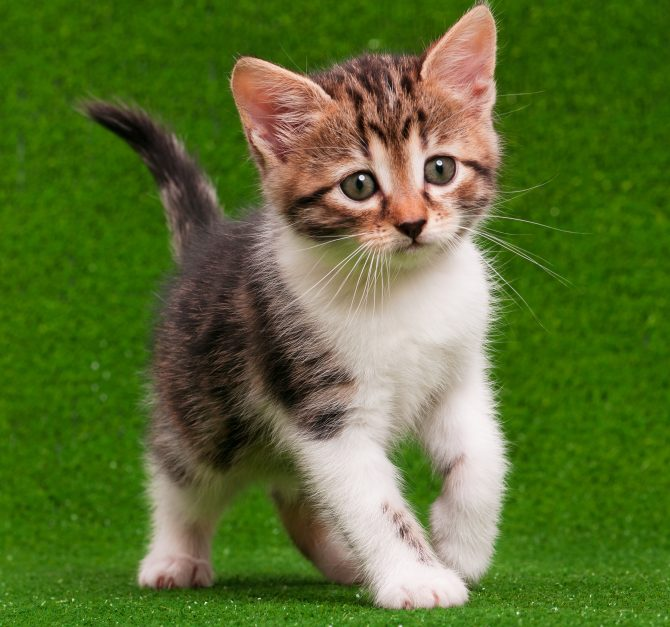
#> input picture 27 Sukma Gladys V/jobsheet 7/kitten.jpg, 670 x 627 px
$ jupyter execute --allow-errors tugas_js7.ipynb
#> lines starting #> are read from the running program, lines starting #| are printed output that depends on the picture
Tugas

Buatlah sebuah model K-Means dengan ketentuan,

Nomor 1

Gunakan data 'Mall_Customers.csv'

[cell 1]
# Persiapan data
import pandas as pd
import numpy as np
import matplotlib.pyplot as plt
from sklearn.cluster import KMeans

#> (the rest of this cell did not finish here and is left out)

Nomor 2

Tentukan fitur apa yang tepat untuk melakukan clustering (minimal 2)

#> (a cell that did not finish here is left out)

#> (a cell that did not finish here is left out)

[cell 4]
# Buat Model KMeans
# Kali ini kita coba menggunakan k=2 - anggap saja kita tidak tahu jumlah label ada 3 :)

from sklearn.cluster import KMeans

# Inisiasi obyek KMeans
cl_kmeans = KMeans(n_clusters=2)

# Fit dan predict model
#> (the rest of this cell did not finish here and is left out)

#> (a cell that did not finish here is left out)

#> (a cell that did not finish here is left out)

[cell 7]
# Implementasi Metode Elbow

# List nilai SSE
sse = []

# Cari k terbaik dari 1-10
K = range(1,10)

# Cek nilai SSE setiap k
#> (the rest of this cell did not finish here and is left out)

[cell 8]
# Cek Nilai SSE setiap k
for idx, sse_val in enumerate(sse, start=1):
    print(f'k={idx}; SSE={sse_val}')

Nomor 3

Buatlah model K-Means dengan mempertimbangkan jumlah  yang terbaik.

[cell 9]
import matplotlib.pyplot as plt
import seaborn as sns; sns.set()
import numpy as np

[cell 10]
from sklearn.datasets import make_blobs
X, y_true = make_blobs(n_samples=300, centers=4,
                       cluster_std=0.60, random_state=0)
plt.scatter(X[:, 0], X[:, 1], s=50);
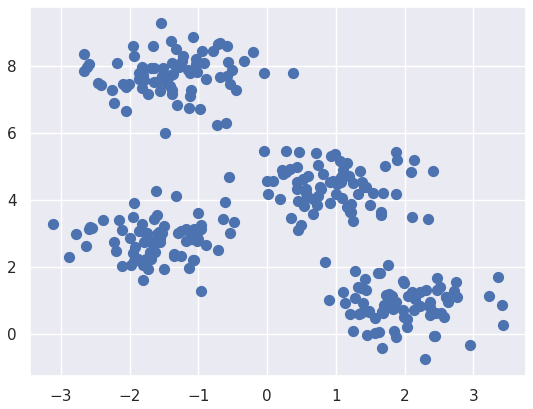
#> figure drawn by matplotlib, 1 panel

[cell 11]
from sklearn.cluster import KMeans
kmeans = KMeans(n_clusters=4)
kmeans.fit(X)
y_kmeans = kmeans.predict(X)

[cell 12]
plt.scatter(X[:, 0], X[:, 1], c=y_kmeans, s=50, cmap='viridis')

centers = kmeans.cluster_centers_
plt.scatter(centers[:, 0], centers[:, 1], c='black', s=200, alpha=0.5)
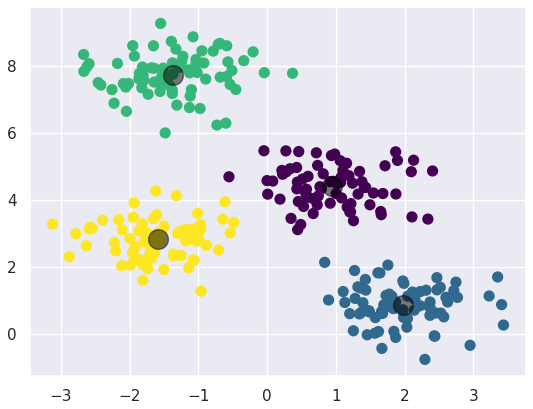
#> figure drawn by matplotlib, 1 panel

[cell 13]
labels = KMeans(6, random_state=0).fit_predict(X)
plt.scatter(X[:, 0], X[:, 1], c=labels, s=50, cmap='viridis');
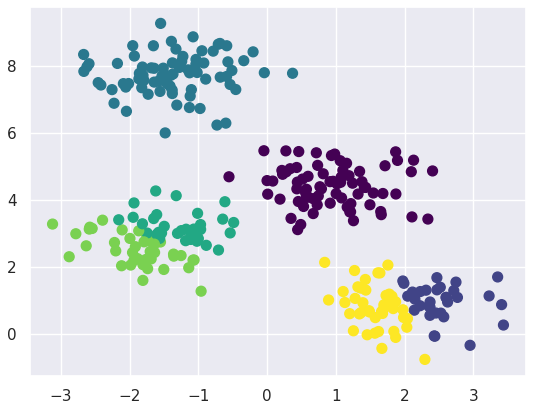
#> figure drawn by matplotlib, 1 panel

[cell 14]
from sklearn.datasets import make_moons
X, y = make_moons(200, noise=.05, random_state=0)

[cell 15]
labels = KMeans(2, random_state=0).fit_predict(X)
plt.scatter(X[:, 0], X[:, 1], c=labels,s=50, cmap='viridis');
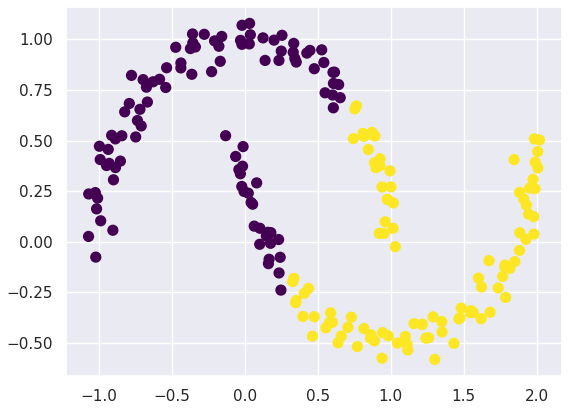
#> figure drawn by matplotlib, 1 panel

[cell 16]
from sklearn.cluster import SpectralClustering
model = SpectralClustering(n_clusters=2, affinity='nearest_neighbors',
                           assign_labels='kmeans')
labels = model.fit_predict(X)
plt.scatter(X[:, 0], X[:, 1], c=labels, s=50, cmap='viridis');

Nomor 4

Buatlah  implementasi model SOM untuk segmentasi citra lain

[cell 17]
import numpy as np
import matplotlib.pyplot as plt
from skimage import io

[cell 18]
# Fungsi untuk menginisialisasi bobot SOM
def initialize_weights(input_shape, output_shape):
    return np.random.rand(output_shape[0], output_shape[1], input_shape[2])

[cell 19]
# Fungsi untuk menghitung jarak antara vektor input dan bobot SOM
def calculate_distance(input_vector, weights):
    return np.linalg.norm(input_vector - weights, axis=2)

[cell 20]
# Fungsi untuk menemukan indeks unit pemenang (unit dengan bobot terdekat)
def find_winner_unit_in_image(input_vector, weights):
    distances = calculate_distance(input_vector, weights)
    return np.unravel_index(np.argmin(distances), distances.shape)

[cell 21]
# Fungsi untuk memperbarui bobot SOM
def update_weights(input_vector, weights, winner, learning_rate, neighborhood_radius):
    distances = np.linalg.norm(np.indices(weights.shape[:2]).T - np.array(winner).reshape(1, -1), axis=2)
    influence = np.exp(-distances / (2 * neighborhood_radius**2))
    weights += learning_rate * influence[:, :, np.newaxis] * (input_vector - weights)

[cell 22]
# Fungsi untuk melatih SOM
def train_som(image, num_epochs, initial_learning_rate, initial_neighborhood_radius):
    input_shape = image.shape
    som_shape = (10, 10, input_shape[2])  # Ukuran SOM sesuai dengan jumlah saluran warna
    weights = initialize_weights(input_shape, som_shape)

    for epoch in range(num_epochs):
        # Update parameter pembelajaran dan radius tetangga
        learning_rate = initial_learning_rate * np.exp(-epoch / num_epochs)
        neighborhood_radius = initial_neighborhood_radius * np.exp(-epoch / num_epochs)
        # Pemrosesan SOM
        for i in range(input_shape[0]):
            for j in range(input_shape[1]):
                input_vector = image[i, j, :]
                winner = find_winner_unit_in_image(input_vector, weights)
                update_weights(input_vector, weights, winner, learning_rate, neighborhood_radius)

    return weights

[cell 23]
# Load citra Lenna (Anda bisa mengganti ini dengan citra lain jika diperlukan)
Kitten_path = "kitten.jpg"
Kitten = io.imread(Kitten_path) / 255.0  # Normalisasi intensitas piksel menjadi rentang [0, 1]

[cell 24]
# Latih SOM
num_epochs = 100
initial_learning_rate = 0.1
initial_neighborhood_radius = 5
trained_weights = train_som(Kitten, num_epochs, initial_learning_rate, initial_neighborhood_radius)
